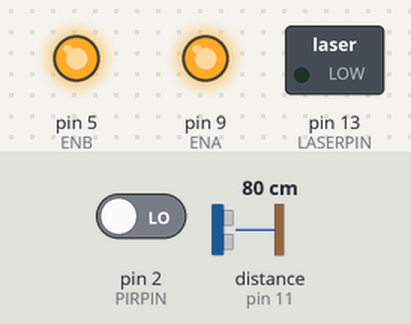
This sketch was run on a simulated Arduino Uno, built with avr-gcc and run on an emulated ATmega328P. Parts: switched loads named in the sketch (green lamp = pin HIGH), output pins drawn as LEDs (lit = HIGH). The inputs (shaded band) are chosen by the test bench; at power-on: pin 2 (PIRPIN) LOW, distance to the obstacle (sensor on pin 11) 80 cm. The echo pulse lasts 58.3 µs per cm; pins used as bus, display or sensor lines are not drawn; what the sketch prints to the serial monitor is not drawn. At 4.6 s the program stops and its outputs stay as they are.

Above: at 1.2 s.
1.3 s: pin 2 (PIRPIN) driven HIGH
Timing chart, 0 to 5.9 s (numbered marks = the images above; inputs shaded):
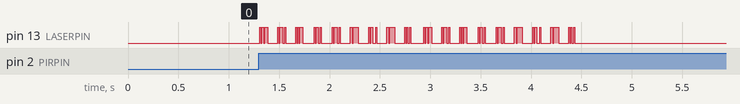

The sketch:

LaserSendText.ino
```cpp
#include<string.h>
#define LASERPIN 13
#define TRIGPIN 10
#define ECHOPIN 11
#define PIRPIN 2
#define ENA 9
#define IN1 8
#define IN2 7
#define ENB 5
#define IN3 4
#define IN4 3
#define LP 1

long duration;
float dist;

void setup() {
  // put your setup code here, to run once:
  pinMode (LASERPIN, OUTPUT) ;
  pinMode (TRIGPIN,OUTPUT);
  pinMode (ECHOPIN,INPUT);
  pinMode (PIRPIN,INPUT);
  Serial.begin(9600);

  analogWrite(ENA, 255);
  digitalWrite(IN1, HIGH);
  digitalWrite(IN2, LOW);

  analogWrite(ENB, 255);
  digitalWrite(IN3, HIGH);
  digitalWrite(IN4, LOW);
}

void loop() {
  // put your main code here, to run repeatedly:
  int val = digitalRead(PIRPIN);   // read sensor value
  if (val == HIGH) {           // check if the sensor is HIGH
    digitalWrite(TRIGPIN, LOW);
    delayMicroseconds(2);
  // Sets the TRIGPIN on HIGH state for 10 micro seconds
    digitalWrite(TRIGPIN, HIGH);
    delayMicroseconds(10);
    digitalWrite(TRIGPIN, LOW);
  // Reads the ECHOPIN, returns the sound wave travel time in microseconds
    duration = pulseIn(ECHOPIN, HIGH);
  // Calculating the distance
    dist = duration * 0.034 / 2;
  }
  else {
    return;
  }

  String data = String(dist)+"_"+String(LP)+"_$";

  Serial.println(data);

  int length = data.length();
  int ar[length+1];
  int m;
  int bits[8];

  for (int i =0 ; i<length ; i++ ) {
    ar[i]= int(data[i]);
  }
  for (int n =0 ; n<length ; n++ ){
    m=ar[n];
    int z;
    int bin[7];
    int newbin[7];
    for(z=0;z<8;z++){
      bin[z] = m%2;
      m = m /2 ;
    }

    for (int j= 7 ; j>=0 ; j-- ){
      newbin[7-j] = bin[j] ;
    }

    for( int p=0 ; p<8 ; p++ ){
      if (newbin[p] == 1){
        bits[p] = HIGH ;
      }
      if ( newbin[p] == 0){
        bits[p] = LOW ;
      }
    }

    bits[0] = HIGH;

    for (int i = 0; i < 8; i++) {
      digitalWrite(LASERPIN, bits[i]);
      delay(10);
    }

    digitalWrite(LASERPIN, LOW);

    delay(100);
  }
}
```
